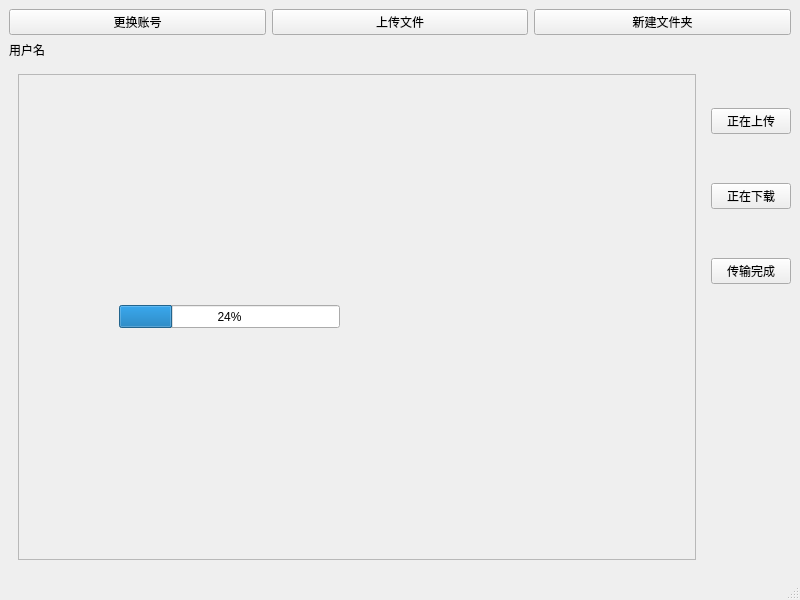
<?xml version="1.0" encoding="UTF-8"?>
<ui version="4.0">
 <class>FTPMainWindow</class>
 <widget class="QMainWindow" name="FTPMainWindow">
  <property name="geometry">
   <rect>
    <x>0</x>
    <y>0</y>
    <width>800</width>
    <height>600</height>
   </rect>
  </property>
  <property name="windowTitle">
   <string>MainWindow</string>
  </property>
  <widget class="QWidget" name="centralwidget">
   <layout class="QVBoxLayout" name="verticalLayout_2">
    <item>
     <layout class="QHBoxLayout" name="horizontalLayout">
      <item>
       <widget class="QPushButton" name="changeUser">
        <property name="text">
         <string>更换账号</string>
        </property>
       </widget>
      </item>
      <item>
       <widget class="QPushButton" name="upload">
        <property name="text">
         <string>上传文件</string>
        </property>
       </widget>
      </item>
      <item>
       <widget class="QPushButton" name="newdir">
        <property name="text">
         <string>新建文件夹</string>
        </property>
       </widget>
      </item>
     </layout>
    </item>
    <item>
     <widget class="QLabel" name="username">
      <property name="text">
       <string>用户名</string>
      </property>
     </widget>
    </item>
    <item>
     <layout class="QHBoxLayout" name="horizontalLayout_5">
      <item>
       <widget class="QStackedWidget" name="stackedWidget">
        <property name="currentIndex">
         <number>1</number>
        </property>
        <widget class="QWidget" name="page">
         <layout class="QHBoxLayout" name="horizontalLayout_2">
          <item>
           <widget class="QTableWidget" name="filelist">
            <property name="sortingEnabled">
             <bool>true</bool>
            </property>
            <column>
             <property name="text">
              <string>名称</string>
             </property>
            </column>
            <column>
             <property name="text">
              <string>日期</string>
             </property>
            </column>
            <column>
             <property name="text">
              <string>类型</string>
             </property>
            </column>
            <column>
             <property name="text">
              <string>大小</string>
             </property>
            </column>
           </widget>
          </item>
         </layout>
        </widget>
        <widget class="QWidget" name="page_2">
         <layout class="QHBoxLayout" name="horizontalLayout_3">
          <item>
           <widget class="QScrollArea" name="scrollArea">
            <property name="widgetResizable">
             <bool>true</bool>
            </property>
            <widget class="QWidget" name="scrollAreaWidgetContents">
             <property name="geometry">
              <rect>
               <x>0</x>
               <y>0</y>
               <width>644</width>
               <height>427</height>
              </rect>
             </property>
             <widget class="QProgressBar" name="progressBar">
              <property name="geometry">
               <rect>
                <x>100</x>
                <y>230</y>
                <width>221</width>
                <height>23</height>
               </rect>
              </property>
              <property name="value">
               <number>24</number>
              </property>
             </widget>
            </widget>
           </widget>
          </item>
         </layout>
        </widget>
        <widget class="QWidget" name="page_3">
         <layout class="QHBoxLayout" name="horizontalLayout_4"/>
        </widget>
       </widget>
      </item>
      <item>
       <layout class="QVBoxLayout" name="verticalLayout" stretch="0,0,0,0">
        <property name="spacing">
         <number>-1</number>
        </property>
        <property name="bottomMargin">
         <number>200</number>
        </property>
        <item>
         <widget class="QPushButton" name="uploading">
          <property name="text">
           <string>正在上传</string>
          </property>
         </widget>
        </item>
        <item>
         <widget class="QPushButton" name="downloading">
          <property name="text">
           <string>正在下载</string>
          </property>
         </widget>
        </item>
        <item>
         <widget class="QPushButton" name="finisher">
          <property name="text">
           <string>传输完成</string>
          </property>
         </widget>
        </item>
        <item>
         <spacer name="verticalSpacer">
          <property name="orientation">
           <enum>Qt::Vertical</enum>
          </property>
          <property name="sizeType">
           <enum>QSizePolicy::Maximum</enum>
          </property>
          <property name="sizeHint" stdset="0">
           <size>
            <width>20</width>
            <height>40</height>
           </size>
          </property>
         </spacer>
        </item>
       </layout>
      </item>
     </layout>
    </item>
   </layout>
  </widget>
  <widget class="QMenuBar" name="menubar">
   <property name="geometry">
    <rect>
     <x>0</x>
     <y>0</y>
     <width>800</width>
     <height>22</height>
    </rect>
   </property>
  </widget>
  <widget class="QStatusBar" name="statusbar"/>
 </widget>
 <resources/>
 <connections/>
</ui>
